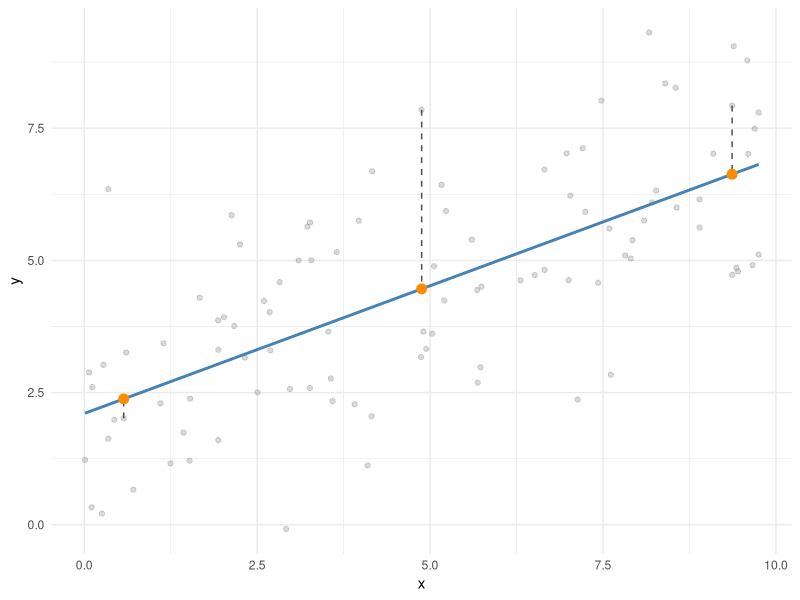
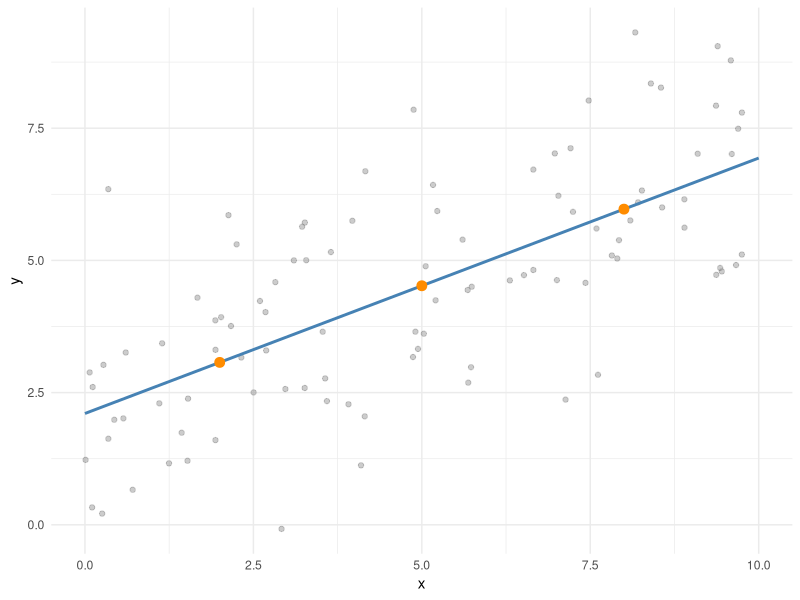

The R script that drew these images, in order: (Note: this script raises an error after producing the figures.)
## ---- chunk 1
#| label: setup
#| message: false
#| code-fold: true
library(tidyverse)

theme_set(theme_minimal())

color_primary <- "#2171b5"
color_secondary <- "#888888"
color_reference <- "gray50"
## ---- chunk 2
#| label: simulate-data
set.seed(926)

n <- 100
x <- runif(n, min = 0, max = 10)
y <- 2 + 0.5 * x + rnorm(n, sd = 1.5)

data <- tibble(x = x, y = y)

model <- lm(y ~ x, data = data)
## ---- chunk 3
#| label: fitted-values
fitted(model) |> head()
## ---- chunk 4
#| label: fig-fitted-values
#| fig-cap: "The data (grey) and fitted line (blue), with three example points connected by dashed segments to their fitted values (orange), the points on the fitted line at the same x."
example <- data |>
  mutate(fitted = fitted(model)) |>
  arrange(x) |>
  slice(10, 50, 90)

ggplot() +
  geom_point(data = data, aes(x, y), color = "grey50", alpha = 0.3) +
  geom_smooth(
    data = data,
    aes(x, y),
    method = "lm",
    se = FALSE,
    color = "steelblue"
  ) +
  geom_segment(
    data = example,
    aes(x = x, y = y, xend = x, yend = fitted),
    linetype = "dashed",
    color = "grey30"
  ) +
  geom_point(data = example, aes(x, fitted), color = "darkorange", size = 3)
## ---- chunk 5
#| label: predict-no-newdata
predict(model) |> head()
## ---- chunk 6
#| label: predict-newdata
new_data <- tibble(x = c(2, 5, 8))

predict(model, newdata = new_data)
## ---- chunk 7
#| label: fig-predict-line
#| fig-cap: "The fitted line and the three predictions from new_data, which sit exactly on it."
line_data <- tibble(x = seq(0, 10, length.out = 100))
line_data$y <- predict(model, newdata = line_data)

new_preds <- new_data
new_preds$y <- predict(model, newdata = new_data)

ggplot() +
  geom_point(data = data, aes(x, y), color = "grey50", alpha = 0.4) +
  geom_line(data = line_data, aes(x, y), color = "steelblue", linewidth = 1) +
  geom_point(data = new_preds, aes(x, y), color = "darkorange", size = 3)
## ---- chunk 8
#| label: simulate-data-multiple
set.seed(158)

x1 <- runif(n, min = 0, max = 10)
x2 <- runif(n, min = 0, max = 5)

data2 <- tibble(
  x1 = x1,
  x2 = x2,
  y = 2 + 0.5 * x1 + 1.2 * x2 + rnorm(n, sd = 1.5)
)

model2 <- lm(y ~ x1 + x2, data = data2)
## ---- chunk 9
#| label: predict-multiple-predictors
new_data2 <- tibble(x1 = c(2, 5, 8), x2 = c(1, 2, 3))

predict(model2, newdata = new_data2)
## ---- chunk 10
#| label: predict-missing-predictor
#| error: true
predict(model2, newdata = tibble(x1 = c(2, 5, 8)))
## ---- chunk 11
#| label: fig-predict-multiple
#| fig-cap: "Predicted y across a range of x1, with x2 held fixed at its mean."
x1_seq <- tibble(x1 = seq(0, 10, length.out = 100), x2 = mean(data2$x2))
x1_seq$y <- predict(model2, newdata = x1_seq)

ggplot() +
  geom_point(data = data2, aes(x1, y), color = "grey50", alpha = 0.3) +
  geom_line(data = x1_seq, aes(x1, y), color = "steelblue", linewidth = 1) +
  labs(y = "Predicted y")
## ---- chunk 12
#| label: predict-different-reference
new_data3 <- tibble(x1 = 5, x2 = c(min(data2$x2), mean(data2$x2), max(data2$x2)))

predict(model2, newdata = new_data3)
## ---- chunk 13
#| label: confidence-interval
predict(model, newdata = new_data, interval = "confidence")
## ---- chunk 14
#| label: prediction-interval
predict(model, newdata = new_data, interval = "prediction")
## ---- chunk 15
#| label: fig-ci-pi
#| fig-cap: "The confidence interval (narrow, blue) and prediction interval (wide, orange) around the fitted line."
x_seq <- tibble(x = seq(0, 10, length.out = 100))

ci_band <- predict(model, newdata = x_seq, interval = "confidence") |>
  as_tibble() |>
  bind_cols(x_seq)

pi_band <- predict(model, newdata = x_seq, interval = "prediction") |>
  as_tibble() |>
  bind_cols(x_seq)

ggplot() +
  geom_point(data = data, aes(x, y), color = "grey50", alpha = 0.3) +
  geom_ribbon(
    data = pi_band,
    aes(x, ymin = lwr, ymax = upr, fill = "Prediction interval"),
    alpha = 0.25
  ) +
  geom_ribbon(
    data = ci_band,
    aes(x, ymin = lwr, ymax = upr, fill = "Confidence interval"),
    alpha = 0.6
  ) +
  geom_line(data = ci_band, aes(x, fit), color = "steelblue", linewidth = 1) +
  scale_fill_manual(
    name = NULL,
    values = c(
      "Confidence interval" = "steelblue",
      "Prediction interval" = "darkorange"
    )
  ) +
  labs(y = "y")
